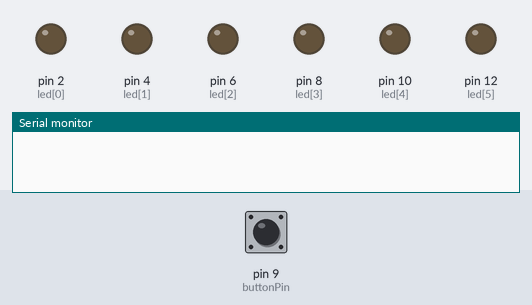
The sketch below on a simulated Arduino Uno, built with avr-gcc and run on an emulated ATmega328P. Shown: output pins drawn as LEDs (lit = HIGH), the last lines printed to the serial monitor. Inputs (shaded band) come from the test bench; at power-on: pin 9 (buttonPin) HIGH. Random numbers use the default seed unless the sketch sets one.

Above: at 1.2 s.
1.3 s: pin 9 (buttonPin) pulled LOW for 0.15 s
At 2.1 s:
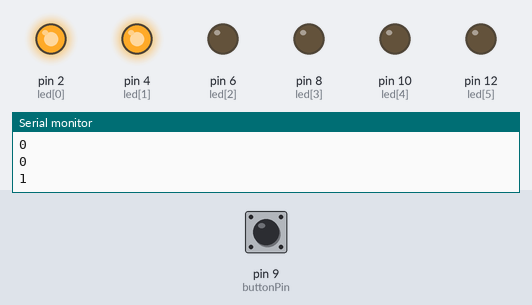
4.3 s: pin 9 (buttonPin) pulled LOW for 1 s
7.3 s: pin 9 (buttonPin) pulled LOW for 0.15 s
At 7.8 s:
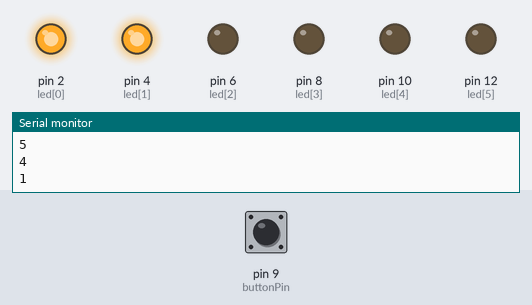
8.9 s: pin 9 (buttonPin) pulled LOW for 3.2 s
13.6 s: pin 9 (buttonPin) pulled LOW for 0.15 s
At 15.0 s:
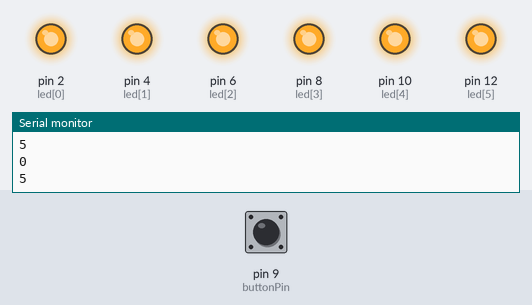
16.6 s: pin 9 (buttonPin) pulled LOW for 1 s
At 18.2 s:
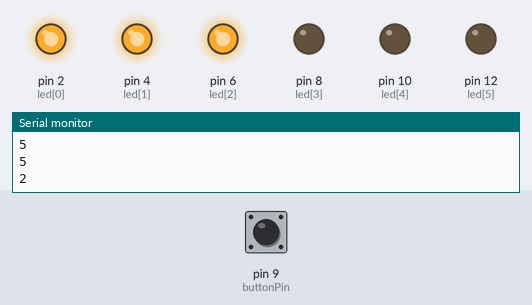
Timing chart, 0 to 19.7 s (numbered marks = the images above; inputs shaded):
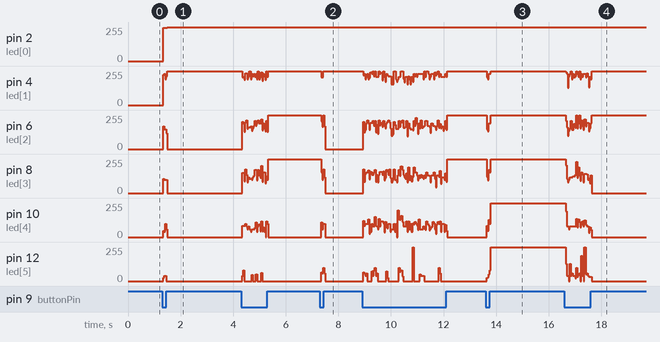

The sketch:

buttonstuff.ino
```cpp
int led[] = {2, 4, 6, 8, 10, 12};
int buttonPin = 9;

void setup() {
  // put your setup code here, to run once:
  Serial.begin(9600);
  // put your main code here, to run repeatedly:
  //loop the shits, the um i < 6 just means since there are 6 pins (0-5((cause we start at 0 since we want to fuck up newcomers))
  // once it goes over then the loop or whatever is gonna happen. I'm not gonna understand what I'm talking about rereading this later am I..
  for (int i = 0; i < 6; i++) {

    pinMode(led[i], OUTPUT);
    // tryna get pin #2(?)'s value I guess??

  }
  pinMode(buttonPin, INPUT_PULLUP);
}

void loop() {

  if (digitalRead(buttonPin) == 0) {
    //I get headaches from turning my head from the board to the computer goodness...
    int rando = random(6);
    Serial.println(rando);

    for (int i = 0; i < 6; i++) {
      digitalWrite(led[i], LOW);
    }

    for (int i = 0; i <= rando; i++) {
      digitalWrite(led[i], HIGH);
    }
  }
}
```

Measured:
- after the input at 1.3 s, pin 2 (led[0]): 0/255 → 250/255 at once, → 255/255 0.16 s later; pin 4 (led[1]): 0/255 → 255/255 at once; pin 6 (led[2]): 0/255 → 147/255 at once, → 0/255 0.12 s later; pin 8 (led[3]): 0/255 → 99/255 at once, → 0/255 0.16 s later; pin 12 (led[5]): 0/255 → 39/255 at once, → 0/255 0.12 s later
- after the input at 7.3 s, pin 4 (led[1]): 255/255 → 210/255 at once, → 253/255 0.08 s later, → 255/255 0.08 s later; pin 6 (led[2]), pin 8 (led[3]): 255/255 → 0/255 at once; pin 10 (led[4]): 0/255 → 99/255 at once, → 0/255 0.16 s later
- after the input at 13.6 s, pin 4 (led[1]): 255/255 → 233/255 at once, → 255/255 0.16 s later; pin 6 (led[2]): 255/255 → 194/255 at once, → 255/255 0.16 s later; pin 10 (led[4]), pin 12 (led[5]): 0/255 → 255/255 at once
